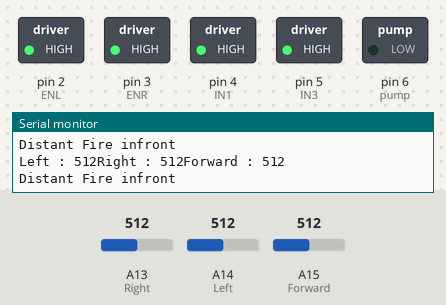
Simulated run of this sketch. Board: Arduino Mega 2560, built with avr-gcc and run on an emulated ATmega2560. On the bench: switched loads named in the sketch (green lamp = pin HIGH), the last lines printed to the serial monitor. Dashed ring = blinking. The inputs (shaded band) are chosen by the test bench; at power-on: A13 (Right) = 512, A15 (Forward) = 512, A14 (Left) = 512.

Above: at 1.2 s.
1.3 s: A13 (Right) set to 482
4.3 s: A15 (Forward) set to 492
At 5.8 s:
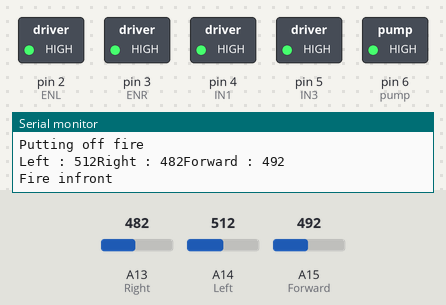
7.3 s: A15 (Forward) set to 510
At 8.4 s:
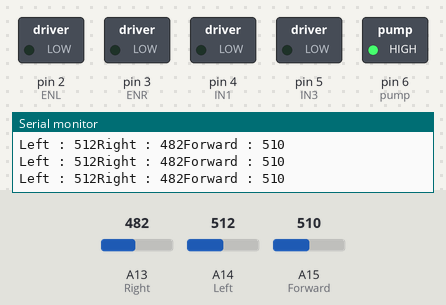
8.8 s: A15 (Forward) set to 490
At 9.2 s:
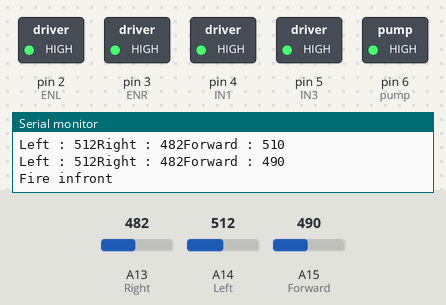
11.8 s: A13 (Right) set to 510
At 12.4 s:
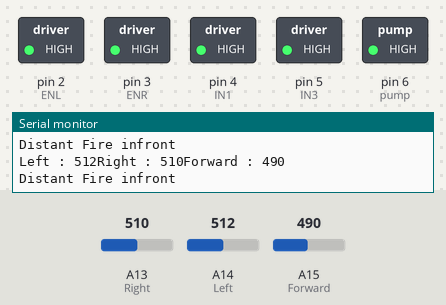
Timing chart, 0 to 14.8 s (numbered marks = the images above; inputs shaded):
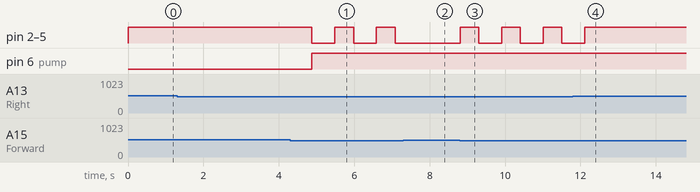

The sketch:

Fire_Fighting_Robot.ino
```cpp
#include <Servo.h>  //include servo.h library

int pos = 0;
boolean fire = false;

#define Left A14    // left sensor
#define Right A13    // right sensor
#define Forward A15 //front sensor

#define ENL 2       // left motor
#define ENR 3       // left motor
#define IN1 4       // right motor
#define IN3 5       // right motor
#define pump 6

void setup()
{
    pinMode(Left, INPUT);
    pinMode(Right, INPUT);
    pinMode(Forward, INPUT);
    pinMode(ENL, OUTPUT);
    pinMode(ENR, OUTPUT);
    pinMode(IN1, OUTPUT);
    pinMode(IN3, OUTPUT);
    pinMode(pump, OUTPUT);

    Serial.begin(9600);
}

void put_off_fire()
{
    delay (500);

    Serial.println("Putting off fire");

    digitalWrite(ENL, LOW);
    digitalWrite(ENR, LOW);
    digitalWrite(IN1, LOW);
    digitalWrite(IN3, LOW);

    digitalWrite(pump, HIGH);
    delay(500);

    fire=false;
}

void loop()
{
    Serial.print("Left : ");
    Serial.print(analogRead(Left));
    Serial.print("Right : ");
    Serial.print(analogRead(Right));
    Serial.print("Forward : ");
    Serial.println(analogRead(Forward));
    if (analogRead(Left) > 900 && analogRead(Right) > 900  && analogRead(Forward) > 900) //No fire
    {

      digitalWrite(ENL, LOW);
      digitalWrite(ENR, LOW);
      digitalWrite(IN1, LOW);
      digitalWrite(IN3, LOW);
      Serial.println("No fire");

    }

    else if (analogRead(Forward) < 900 && analogRead(Left)>500 && analogRead(Right)>500) //Distant fire infront
    {

      digitalWrite(ENL, HIGH);
      digitalWrite(ENR, HIGH);
      digitalWrite(IN1, HIGH);
      digitalWrite(IN3, HIGH);
      Serial.println("Distant Fire infront");

    }

    else if ( analogRead(Forward) < 500 && ((analogRead(Left) - analogRead(Right))<150 || (analogRead(Right) - analogRead(Left))<150 )) //Fire infront
    {
      digitalWrite(ENL, HIGH);
      digitalWrite(ENR, HIGH);
      digitalWrite(IN1, HIGH);
      digitalWrite(IN3, HIGH);
      Serial.println("Fire infront");
      put_off_fire();
    }

    else if (analogRead(Left)<700 && analogRead(Right)>700 && analogRead(Forward)>700)  //Fire towards left
    {
      digitalWrite(ENL, HIGH);
      digitalWrite(ENR, LOW);
      digitalWrite(IN1, HIGH);
      digitalWrite(IN3, LOW);
      Serial.println("Fire towards left");
    }

    else if (analogRead(Left)>700 && analogRead(Right)<700 && analogRead(Forward)>700) //Fire towards right
    {
      digitalWrite(ENL, LOW);
      digitalWrite(ENR, HIGH);
      digitalWrite(IN1, LOW);
      digitalWrite(IN3, HIGH);
      Serial.println("Fire towards right");
    }

    delay(100);
}
```

Measured:
- the behaviour switches between 500 and 499 on A15 (Forward) (found by bisection; images 0 and 1)
- after the input at 4.3 s, pin 2 (ENL), pin 3 (ENR), pin 4 (IN1), pin 5 (IN3): alternates HIGH for 0.50 s and LOW for 0.60 s, starting after 0.58 s; pin 6 (pump): LOW → HIGH after 0.58 s
- after the input at 7.3 s, pin 2 (ENL), pin 3 (ENR), pin 4 (IN1), pin 5 (IN3): stays LOW (without the input it goes to HIGH after 0.39 s)
- after the input at 8.8 s, pin 2 (ENL), pin 3 (ENR), pin 4 (IN1), pin 5 (IN3): alternates HIGH for 0.50 s and LOW for 0.60 s, starting at once
- after the input at 11.8 s, pin 2 (ENL), pin 3 (ENR), pin 4 (IN1), pin 5 (IN3): goes on until 12.1 s, then stays HIGH
